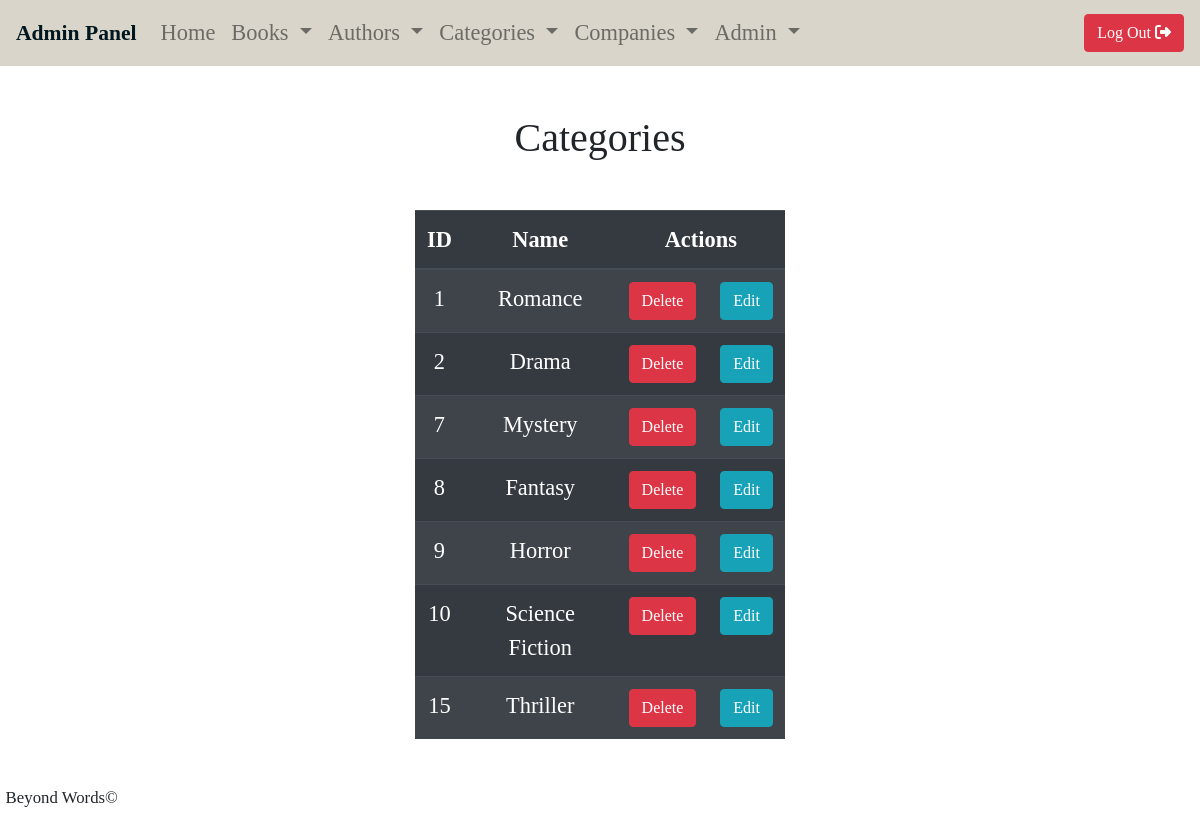
Screenshot of /assets/admin/category/listCategories.php (signed in) with the database file from the repository.
### tables this page shows
CREATE TABLE `categories` (
  `id` int(11) NOT NULL,
  `catName` varchar(255) NOT NULL
);

### assets/admin/category/listCategories.php (the view, shortened to what this page needs)
<?php
include("/xampp/htdocs/BeyondWords/assets/generalPHP/configureDB.php");
$select      = "SELECT * FROM `categories`";
$selectQuery = mysqli_query($connect, $select);
include("/xampp/htdocs/BeyondWords/assets/admin/shared/adminHeader.php");
include("/xampp/htdocs/BeyondWords/assets/admin/shared/adminNav.php");
?>
<div class="container mt-5 col-4">
  <h1 class="text-center mb-5">Categories</h1>
  <table class="table table-striped table-dark">
    <thead>
      <tr>
        <th class="text-center">ID</th>
        <th class="text-center">Name</th>
        <th colspan="2" class="text-center">Actions</th>
      </tr>
    </thead>
    <tbody>
      <?php foreach($selectQuery as $selected){ ?>
      <tr>
        <td class="text-center">
          <?php echo $selected["id"]; ?>
        </td>
        <td class="text-center">
          <?php echo $selected["catName"]; ?>
        </td>
        <td class="text-center"><a name="delete" href="/BeyondWords/assets/admin/category/listCategories.php?delete=<?php echo$selected["id"]; ?>" class="btn btn-danger" onclick="return confirm('Would you like to delete category <?php echo addSlashes($selected['catName']); ?> with ID &rdquo;<?php echo $selected['id']; ?>&rdquo; (This action cannot be reversed)')">Delete</a></td>
        <td class="text-center"><a name="edit" href="/BeyondWords/assets/admin/category/addCategories.php?edit=<?php echo$selected["id"]; ?>" class="btn
            btn-info">Edit</a></td>
      </tr>
      <?php } ?>
    </tbody>
  </table>
</div>
<?php
include("/xampp/htdocs/BeyondWords/assets/shared/footer.php");
?>

### assets/style/style.css (style rules this page uses)
html, body { min-height: 100%; height: 100%; }
body { font-family: 'Dancing Script', cursive; font-size: 1.4rem; }

### rows the page displays
categories: id "1", catName "Romance"
categories: id "2", catName "Drama"
categories: id "7", catName "Mystery"
categories: id "8", catName "Fantasy"
categories: id "9", catName "Horror"
categories: id "10", catName "Science Fiction"
categories: id "15", catName "Thriller"
